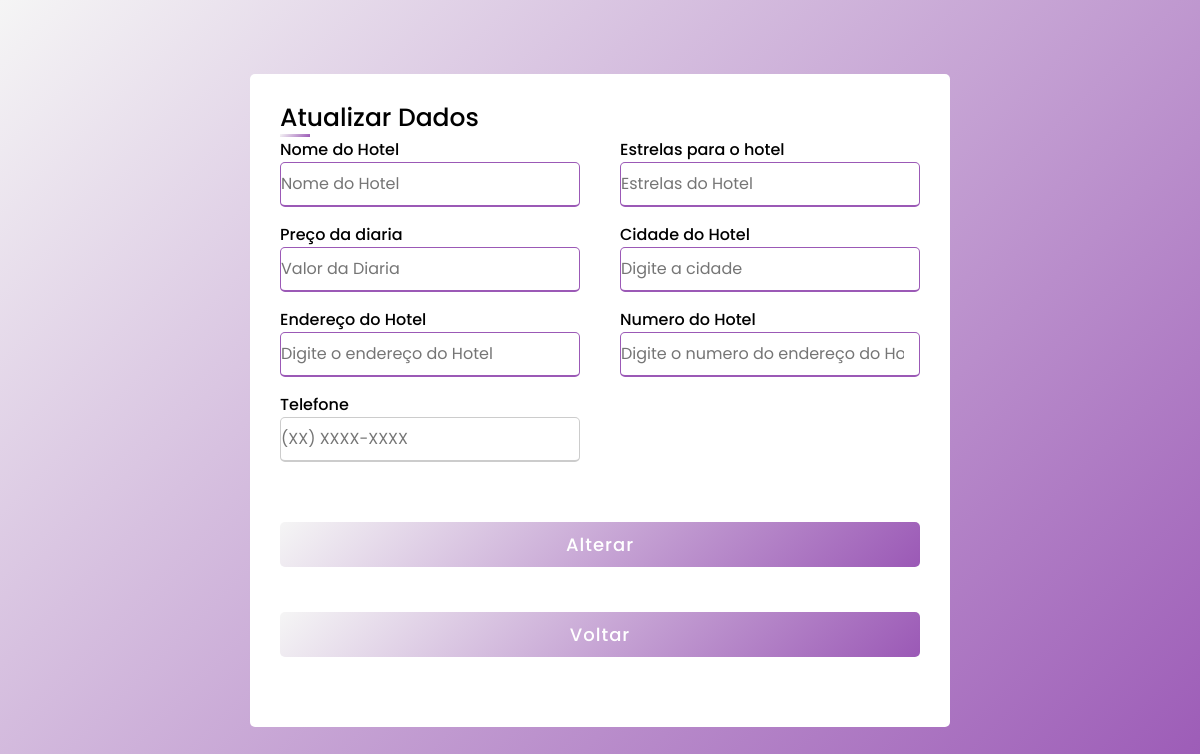
/atualizar/2, run on an earlier commit of the app's database.
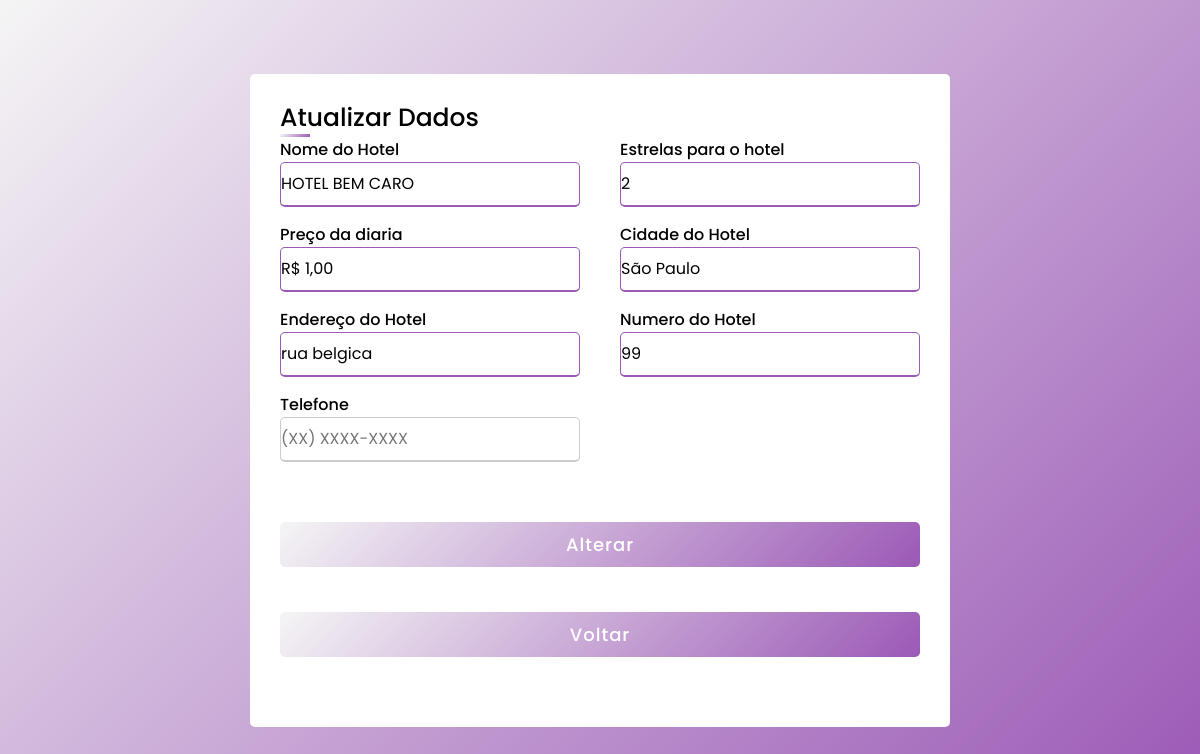
And on a later commit of the database.
### app.py (models this page shows, shortened)
class HotelModel (banco.Model):
    __tablename__ = 'hoteis'
    hotel_id = banco.Column(banco.Integer, primary_key=True, autoincrement=True)
    nome = banco.Column(banco.String(80), nullable=False)
    estrela = banco.Column(banco.String(4), nullable=False)
    diaria = banco.Column(banco.String(10), nullable=False)
    cidade = banco.Column(banco.String(80), nullable=False)
    endereco = banco.Column(banco.String(100), nullable=False)
    numero = banco.Column(banco.Integer, nullable=False)
    cnpj = banco.Column(banco.String(18), unique=True)
    telefone_contato = banco.Column(banco.String(15), nullable=False)

### app.py (the view, shortened to what this page needs)
@app.route("/atualizar/<int:id>", methods=['GET', 'POST'])
def atualizar(id):
    hotel = HotelModel.query.filter_by(hotel_id=id).first()
    return render_template("atualizar.html", hotel=hotel)

### templates/atualizar.html (shortened to what this page needs)
<!DOCTYPE html>
<html>
<head>
    <link rel="stylesheet" href="{{ url_for('static', filename='css/styleregistros.css') }}">
</head>
<body>
<div class="container">
    <div class="title">Atualizar Dados</div>
            <form action="" method="POST" id="formulario">
                <div class="user-details">
                    <div class="input-box">
                        <span class="details">Nome do Hotel</span>
                        <input type="text" name="nome" placeholder="Nome do Hotel" value="{{ hotel.nome}}">
                    </div>
                    <div class="input-box">
                        <span class="details">Estrelas para o hotel</span>
                        <input type="text" name="estrela" placeholder="Estrelas do Hotel" value="{{ hotel.estrela }}" oninput="validarEntrada(event)">
                    </div>
                    <div class="input-box">
                        <span class="details">Preço da diaria</span>
                        <input type="text" name="diaria" placeholder="Valor da Diaria" value="{{ hotel.diaria}}">
                    </div>
                    <div class="input-box">
                        <span class="details">Cidade do Hotel</span>
                        <input type="text" name="cidade" placeholder="Digite a cidade" value="{{ hotel.cidade}}">
                    </div>
                    <div class="input-box">
                        <span class="details">Endereço do Hotel</span>
                        <input type="text" name="endereco" placeholder="Digite o endereço do Hotel " value="{{ hotel.endereco }}">
                    </div>
                    <div class="input-box">
                        <span class="details">Numero do Hotel</span>
                        <input type="text" name="numero" placeholder="Digite o numero do endereço do Hotel" value="{{ hotel.numero }}">
                    </div>
                    <div class="input-box">
                        <span class="details">Telefone</span>
                        <input type="text"  name="telefone_contato" id="telefone" placeholder="(XX) XXXX-XXXX" required maxlength="14">
                    </div>
                </div>
            <div class="button">
                <input type="submit" value="Alterar">
            </div>
                <div class="button2">
                <input type="submit" onclick="location.href = 'http://127.0.0.1:5000/lista';" value="Voltar">
            </div>
            </form>
</div>
</body>
</html>

What changed in the data, as far as the page shows it:
added HotelModel: nome "HOTEL BEM CARO", estrela "2", diaria "R$ 1,00", cidade "São Paulo", endereco "rua belgica", numero "99"
